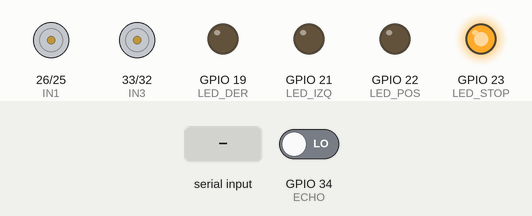
A sketch run on a simulated ESP32. Shown: motor-driver pin pairs drawn as motors (green arrow = first pin HIGH = forward, orange = second pin HIGH = backward, longer = more drive), output pins drawn as LEDs (lit = HIGH). Dashed ring = blinking. Inputs (shaded band) come from the test bench; at power-on: GPIO 34 (ECHO) LOW. Nothing arrives over Bluetooth unless stated; pins used as bus, display or sensor lines are not drawn; what the sketch prints to the serial monitor is not drawn.

Above: at 1.2 s.
1.3 s: "B" received over the second serial link
At 1.7 s:
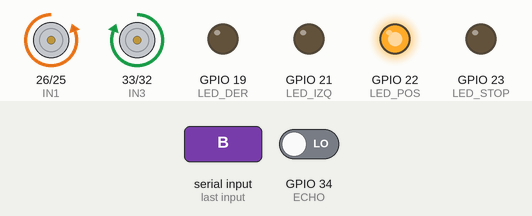
4.3 s: "F" received over the second serial link
At 4.55 s:
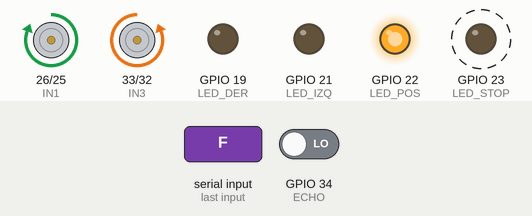
7.3 s: "L" received over the second serial link
At 7.8 s:
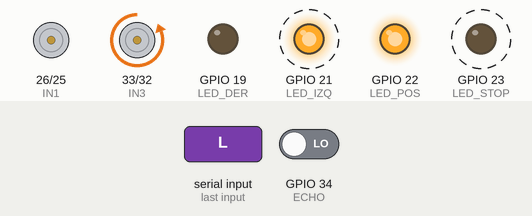
10.3 s: "S" received over the second serial link
At 10.9 s:
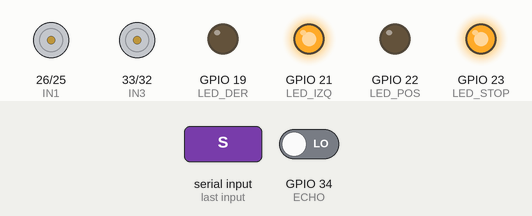
11.8 s: "R" received over the second serial link
At 12.2 s:
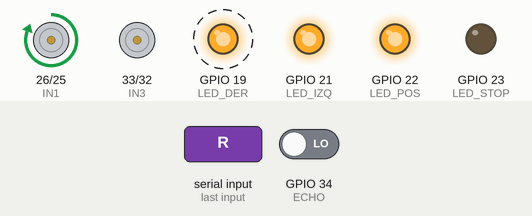
14.8 s: "F" received over the second serial link
At 15.4 s:
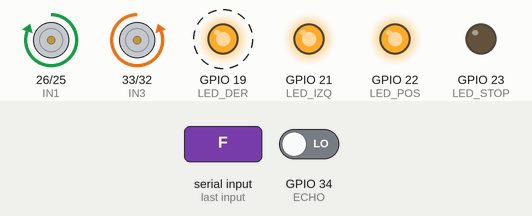
Timing chart, 0 to 18.8 s (numbered marks = the images above; inputs shaded):
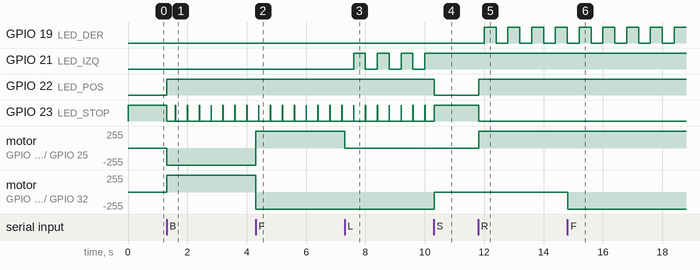

Measured:
- after the input at 1.3 s, GPIO 22 (LED_POS): LOW → HIGH at once; GPIO 23 (LED_STOP): HIGH → LOW at once, then repeats every 0.40 s: HIGH 0.01 s, LOW 0.39 s; motor on GPIO 26 (IN1) / GPIO 25 (IN2): stopped → backward 255/255 at once; motor on GPIO 33 (IN3) / GPIO 32 (IN4): stopped → forward 255/255 at once
- after the input at 4.3 s, motor on GPIO 26 (IN1) / GPIO 25 (IN2): backward 255/255 → forward 255/255 at once; motor on GPIO 33 (IN3) / GPIO 32 (IN4): forward 255/255 → backward 255/255 at once
- after the input at 7.3 s, GPIO 21 (LED_IZQ): alternates HIGH for 0.40 s and LOW for 0.40 s, starting after 0.30 s; motor on GPIO 26 (IN1) / GPIO 25 (IN2): forward 255/255 → stopped at once
- after the input at 10.3 s, GPIO 21 (LED_IZQ): stops changing and stays HIGH; GPIO 22 (LED_POS): HIGH → LOW at once; motor on GPIO 33 (IN3) / GPIO 32 (IN4): backward 255/255 → stopped at once
- after the input at 11.8 s, GPIO 19 (LED_DER): alternates HIGH for 0.40 s and LOW for 0.40 s, starting after 0.20 s; GPIO 22 (LED_POS): LOW → HIGH at once; GPIO 23 (LED_STOP): HIGH → LOW at once; motor on GPIO 26 (IN1) / GPIO 25 (IN2): stopped → forward 255/255 at once
- after the input at 14.8 s, motor on GPIO 33 (IN3) / GPIO 32 (IN4): stopped → backward 255/255 at once

The sketch:

Terraneitor.ino
```cpp
#include <BluetoothSerial.h>

#define ECHO 34
#define TRIG 18
#define IN1 26
#define IN2 25
#define IN3 33
#define IN4 32
#define LED_POS 22
#define LED_STOP 23
#define LED_IZQ 21
#define LED_DER 19

#define SOUND_SPEED 0.034

const int freq = 5000;
const int resolution = 8;
const int canal_IN1 = 1;
const int canal_IN2 = 2;
const int canal_IN3 = 3;
const int canal_IN4 = 4;

volatile int SPEED = 255;
volatile char comando_motor = 'S';

volatile bool DCHA = false;
volatile bool IZQ = false;
volatile bool ATRAS = false;

TaskHandle_t HandleMotor;
TaskHandle_t HandleBluetooth;
TaskHandle_t HandleSensor;
TaskHandle_t HandleParpadeo;

BluetoothSerial SerialBT;

void forward()
{
  ledcWrite(canal_IN1, SPEED);
  ledcWrite(canal_IN2, 0);
  ledcWrite(canal_IN3, 0);
  ledcWrite(canal_IN4, SPEED);
}
void back()
{
  ledcWrite(canal_IN1, 0);
  ledcWrite(canal_IN2, SPEED);
  ledcWrite(canal_IN3, SPEED);
  ledcWrite(canal_IN4, 0);
}
void right()
{
  ledcWrite(canal_IN1, SPEED);
  ledcWrite(canal_IN2, 0);
  ledcWrite(canal_IN3, 0);
  ledcWrite(canal_IN4, 0);
}
void left()
{
  ledcWrite(canal_IN1, 0);
  ledcWrite(canal_IN2, 0);
  ledcWrite(canal_IN3, 0);
  ledcWrite(canal_IN4, SPEED);
}
void stop()
{
  ledcWrite(canal_IN1, 0);
  ledcWrite(canal_IN2, 0);
  ledcWrite(canal_IN3, 0);
  ledcWrite(canal_IN4, 0);
}

void setup()
{
  Serial.begin(115200);
  SerialBT.begin("ESP32_Robot");

  pinMode(LED_POS,OUTPUT);
  pinMode(LED_STOP,OUTPUT);
  pinMode(LED_IZQ,OUTPUT);
  pinMode(LED_DER,OUTPUT);

  pinMode(ECHO, INPUT);
  pinMode(TRIG, OUTPUT);

  ledcSetup(canal_IN1,freq,resolution);
  ledcSetup(canal_IN2,freq,resolution);
  ledcSetup(canal_IN3,freq,resolution);
  ledcSetup(canal_IN4,freq,resolution);

  ledcAttachPin(IN1,canal_IN1);
  ledcAttachPin(IN2,canal_IN2);
  ledcAttachPin(IN3,canal_IN3);
  ledcAttachPin(IN4,canal_IN4);

 xTaskCreatePinnedToCore(
    Task_Bluetooth,
    "Bluetooth",
    2048,
    NULL,
    1,
    &HandleBluetooth,
    0
    );

  xTaskCreatePinnedToCore(
    Task_Motor,
    "Control de motores",
    2048,
    NULL,
    0,
    &HandleMotor,
    0
  );

  xTaskCreatePinnedToCore(
    Task_Sensor,
    "Sensor de distancia",
    4096,
    NULL,
    1,
    &HandleSensor,
    1
  );

  xTaskCreatePinnedToCore(
    Task_Parpadeo,
    "Parpadeo",
    4096,
    NULL,
    1,
    &HandleParpadeo,
    1
  );
}

void loop()
{
}

void Task_Parpadeo(void *parameters)
{
  const TickType_t xPeriod = pdMS_TO_TICKS(400);
  TickType_t xLastWakeTime = xTaskGetTickCount();

  while(1)
  {
    if(DCHA)
    {
      digitalWrite(LED_DER, !digitalRead(LED_DER));
    }
    if(IZQ)
    {
      digitalWrite(LED_IZQ, !digitalRead(LED_IZQ));
    }
    if(ATRAS)
    {
      digitalWrite(LED_STOP, !digitalRead(LED_STOP));
    }
    vTaskDelayUntil(&xLastWakeTime,xPeriod);
  }
}

void Task_Sensor(void *parameters){

  long duration;
  float distanceCM;

  const TickType_t xPeriod = pdMS_TO_TICKS(100);
  TickType_t xLastWakeTime = xTaskGetTickCount();

  while(1)
  {
    digitalWrite(TRIG,HIGH);
    delay(10);
    digitalWrite(TRIG,LOW);

    duration = pulseIn(ECHO,HIGH,30000);

    distanceCM = duration*SOUND_SPEED /2;

    Serial.println(distanceCM);

    if(SerialBT.hasClient()) { // Solo enviar si hay alguien conectado
       SerialBT.println(distanceCM);
    }
    vTaskDelayUntil(&xLastWakeTime,xPeriod);
  }
}
  void Task_Bluetooth(void *parameters)
{
  const TickType_t xPeriod = pdMS_TO_TICKS(10);
  TickType_t xLastWakeTime = xTaskGetTickCount();
  while(1)
  {
    if(SerialBT.available())
    {
      char c = SerialBT.read();
      if(c=='F' ||c=='B' ||c=='S' ||c=='L' ||c=='R')
      {
        comando_motor = c;
      }
    }
    vTaskDelayUntil(&xLastWakeTime,xPeriod);
  }
}

void Task_Motor(void *parameters)
{
  const TickType_t xPeriod = pdMS_TO_TICKS(10);
  TickType_t xLastWakeTime = xTaskGetTickCount();

  while(1)
  {
    switch(comando_motor)
    {
      case 'F':
        forward();
        digitalWrite(LED_POS,HIGH);
        digitalWrite(LED_STOP,LOW);
        break;
      case 'B':
        back();
        digitalWrite(LED_STOP,LOW);
        ATRAS = true;
        digitalWrite(LED_POS,HIGH);
        break;
      case 'S':
        stop();
        IZQ = false;
        DCHA = false;
        ATRAS = false;
        digitalWrite(LED_POS,LOW);
        digitalWrite(LED_STOP,HIGH);
        break;
      case 'R':
        right();
        digitalWrite(LED_POS,HIGH);
        digitalWrite(LED_STOP,LOW);
        DCHA = true;
        break;
      case 'L':
        left();
        digitalWrite(LED_POS,HIGH);
        digitalWrite(LED_STOP,LOW);
        IZQ = true;
        break;
    }
    vTaskDelayUntil(&xLastWakeTime,xPeriod);
  }
}
```
